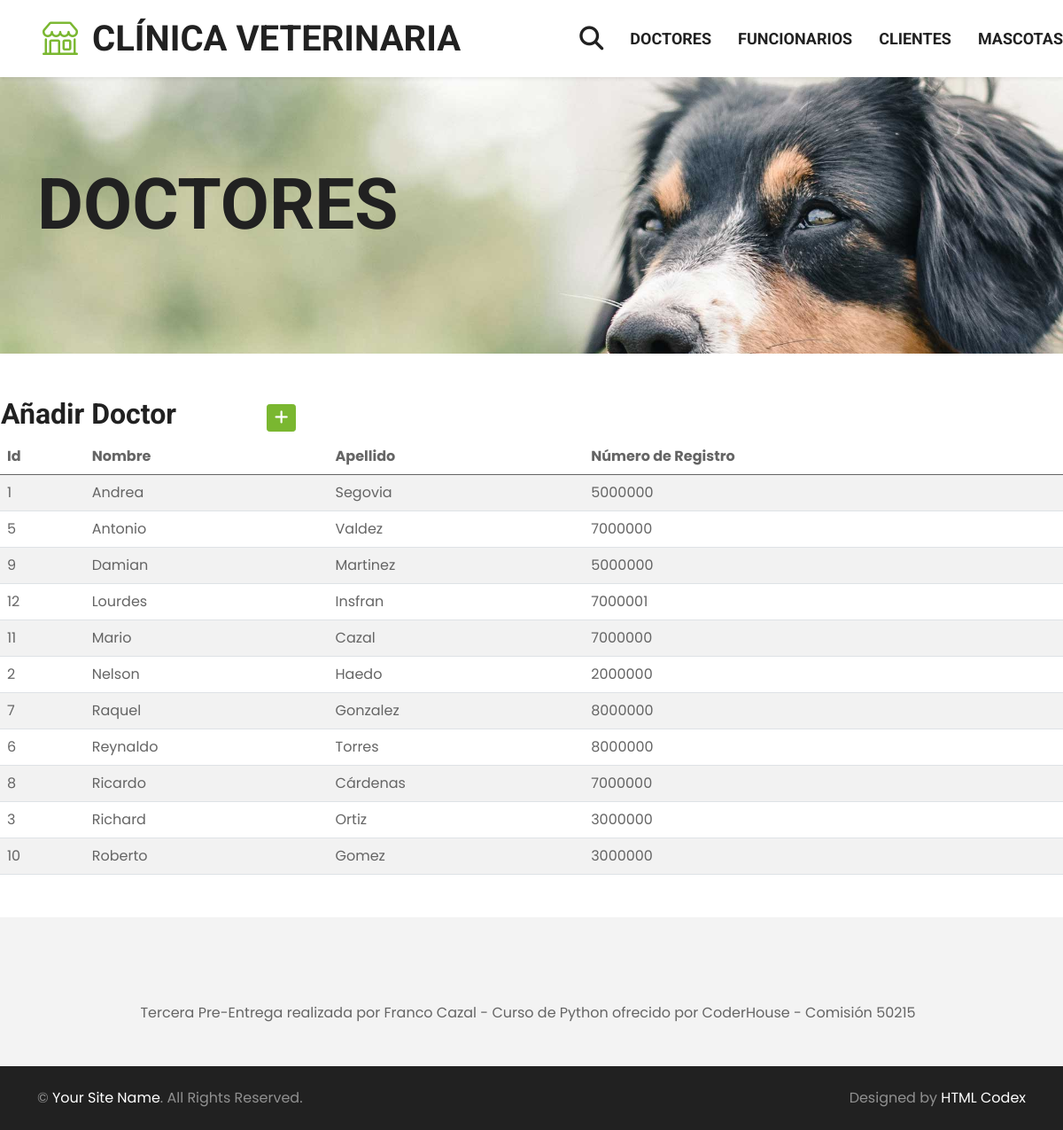
/doctores/, run on the app's committed database.
### aplicacion/models.py (models this page shows, shortened)
class Doctor(models.Model):
    nombre = models.CharField(max_length=40)
    apellido = models.CharField(max_length=40)
    nro_registro = models.IntegerField()
    class Meta:
        ordering = ["nombre", "apellido"]
        verbose_name = "Doctor"
        verbose_name_plural = "Doctores"

### aplicacion/views.py (the view)
# urls.py: path('doctores/', doctores, name="doctores"),
def doctores(request):
    contexto = {'doctores': Doctor.objects.all()}
    return render(request, "aplicacion/doctores.html", contexto)

### aplicacion/templates/aplicacion/doctores.html (shortened to what this page needs)
{% extends "aplicacion/pagina.html" %}
{% block titulo %}
    <div class="container-fluid bg-primary py-5 mb-5 hero-header">
        <div class="container py-5">
            <div class="row justify-content-start">
                <div class="col-lg-8 text-center text-lg-start">
                    <h1 class="display-1 text-uppercase text-dark mb-lg-4">Doctores</h1>
                </div>
            </div>
        </div>
    </div>
{% endblock titulo %}
{% block contenido %}
<table>
    <tr>
        <td width="300"><h2>Añadir Doctor</h2></td>
        <td>
            <a href="{% url 'doc_create' %}"
            class="btn btn-primary btn-sm"
            >
            </a>
        </td>
    </tr>
</table>
<table class="table table-striped">
    <thead>
        <tr>
            <th>Id</th>
            <th>Nombre</th>
            <th>Apellido</th>
            <th>Número de Registro</th>
        </tr>
    </thead>
    <tbody>
    {% for d in doctores %}
        <tr>
            <td>{{ d.id }}</td>
            <td>{{ d.nombre }}</td>
            <td>{{ d.apellido }}</td>
            <td>{{ d.nro_registro }}</td>
        </tr>
    {% endfor %}
    </tbody>
</table>
{% endblock contenido %}

### aplicacion/templates/aplicacion/pagina.html (shortened to what this page needs)
<!DOCTYPE html>
<html lang="en">
<head>
    {% load static %}
    <link href="https://cdn.jsdelivr.net/npm/bootstrap-icons@1.4.1/font/bootstrap-icons.css" rel="stylesheet">
    <link href="{% static 'lib/flaticon/font/flaticon.css' %}" rel="stylesheet">
    <link href="{% static 'lib/owlcarousel/assets/owl.carousel.min.css' %}" rel="stylesheet">
    <link href="{% static 'css/bootstrap.min.css' %}" rel="stylesheet">
    <link href="{% static 'css/style.css' %}" rel="stylesheet">
    <link rel="stylesheet" href="https://cdnjs.cloudflare.com/ajax/libs/font-awesome/6.4.0/css/all.min.css">
</head>
<body>
    <nav class="navbar navbar-expand-lg bg-white navbar-light shadow-sm py-3 py-lg-0 px-3 px-lg-0">
        <a href="{% url 'home' %}" class="navbar-brand ms-lg-5">
            <h1 class="m-0 text-uppercase text-dark"><i class="bi bi-shop fs-1 text-primary me-3"></i>Clínica Veterinaria</h1>
        </a>
        <div class="collapse navbar-collapse" id="navbarCollapse">
            <div class="navbar-nav ms-auto py-0" id="list-tab">
                <a href="{% url 'buscar_datos' %}" class="nav-item nav-link"><i class="fa-solid fa-magnifying-glass fa-xl"></i></a>
                <a href="{% url 'doctores' %}" class="nav-item nav-link">Doctores</a>
                <a href="{% url 'funcionarios' %}" class="nav-item nav-link">Funcionarios</a>
                <a href="{% url 'clientes' %}" class="nav-item nav-link">Clientes</a>
                <a href="{% url 'mascotas' %}" class="nav-item nav-link">Mascotas</a>
            </div>
        </div>
    </nav>
    {% block titulo %}{% endblock titulo %}
    {% block contenido %}
    {% endblock contenido %}
    <div class="container-fluid bg-light mt-5 py-5">
        <div class="container pt-5">
            <div class="row g-5">
                <div class="col-12 text-center text-body">
                    <a class="text-body" href="">Tercera Pre-Entrega realizada por Franco Cazal - Curso de Python ofrecido por CoderHouse - Comisión 50215</a>
                </div>
            </div>
        </div>
    </div>
    <div class="container-fluid bg-dark text-white-50 py-4">
        <div class="container">
            <div class="row g-5">
                <div class="col-md-6 text-center text-md-start">
                    <p class="mb-md-0">&copy; <a class="text-white" href="#">Your Site Name</a>. All Rights Reserved.</p>
                </div>
                <div class="col-md-6 text-center text-md-end">
                    <p class="mb-0">Designed by <a class="text-white" href="https://htmlcodex.com">HTML Codex</a></p>
                </div>
            </div>
        </div>
    </div>
</body>
</html>

### aplicacion/static/css/style.css (style rules this page uses)
:root { --primary: #7AB730; --secondary: #FFD33C; --light: #F3F3F3; --dark: #212121; }
.btn { font-family: 'Roboto', sans-serif; text-transform: uppercase; font-weight: 700; transition: .5s; }
.btn-primary { color: #FFFFFF; }
.navbar-light .navbar-nav .nav-link { font-family: 'Roboto', sans-serif; position: relative; margin-left: 30px; padding: 30px 0; font-size: 18px; font-weight: 700; text-transform: uppercase; color: var(--dark); outline: none; transition: .5s; }
@media (min-width: 992px) { .navbar-light .navbar-nav .nav-link::before { position: absolute; content: ""; width: 0; height: 7px; top: -4px; left: 50%; background: var(--primary); transition: .5s; } }
.hero-header { background: url(../img/hero.jpg) top right no-repeat; background-size: cover; }

### data on the page
Doctor: id "1", nombre "Andrea", apellido "Segovia", nro_registro "5000000"
Doctor: id "5", nombre "Antonio", apellido "Valdez", nro_registro "7000000"
Doctor: id "9", nombre "Damian", apellido "Martinez", nro_registro "5000000"
Doctor: id "12", nombre "Lourdes", apellido "Insfran", nro_registro "7000001"
Doctor: id "11", nombre "Mario", apellido "Cazal", nro_registro "7000000"
Doctor: id "2", nombre "Nelson", apellido "Haedo", nro_registro "2000000"
Doctor: id "7", nombre "Raquel", apellido "Gonzalez", nro_registro "8000000"
Doctor: id "6", nombre "Reynaldo", apellido "Torres", nro_registro "8000000"
Doctor: id "8", nombre "Ricardo", apellido "Cárdenas", nro_registro "7000000"
Doctor: id "3", nombre "Richard", apellido "Ortiz", nro_registro "3000000"
Doctor: id "10", nombre "Roberto", apellido "Gomez", nro_registro "3000000"
